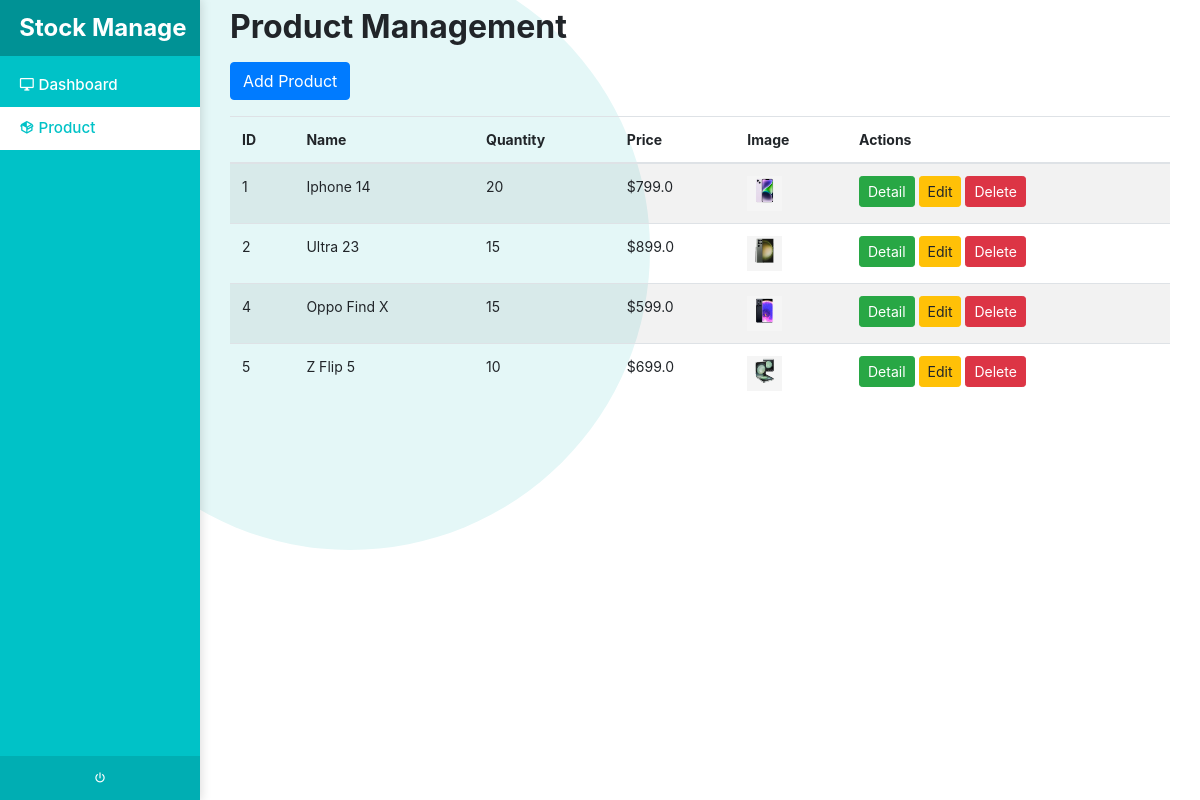
Page /products on the committed database.
### tables this page shows
CREATE TABLE "tblproduct" (
  "id" INTEGER NOT NULL PRIMARY KEY AUTOINCREMENT,
  "name" TEXT,
  "qty" INTEGER,
  "price" real,
  "desc" TEXT,
  "image" TEXT
);

### app.py (the view)
@app.route('/products')
def products():
    with sqlite3.connect('database.db') as conn:
        cursor = conn.cursor()
        cursor.execute("SELECT * FROM tblproduct")
        products = cursor.fetchall()
    return render_template('products.html', products=products)

### templates/products.html (shortened to what this page needs)
<!DOCTYPE html>
<html lang="en">
<head>
    {% include "CSS.html" %}
</head>
<body>
    <div class="container-fluid">
        <div class="row">
            <div class="col-md-2">
                <div class="col-md-2 sidebar">
                    <div class="brand">
                        <a href="#" class="brand-name">Stock Manage</a>
                    </div>
                    <div class="sidebar-sticky">
                        <ul class="nav flex-column">
                            <li class="nav-item">
                                <a href="/index" class="nav-link"><i class="mdi mdi-monitor"></i> Dashboard</a>
                            </li>
                            <li class="nav-item">
                                <a href="/products" class="nav-link active"><i class="mdi mdi-package-variant"></i> Product</a>
                            </li>
                        </ul>
                    </div>
                    <div class="nav-bottom">
                        <ul class="nav">
                            <li class="nav-item">
                                <a href="" class="nav-link" id="logout-button" data-toggle="modal" data-target="#logoutModal"><i class="mdi mdi-power"></i></a>
                            </li>
                        </ul>
                    </div>
                </div>
            </div>
            <main class="col-md-9 col-lg-10" role="main">
                <div class="container">
                    <div class="content-header mt-2 mb-3">
                        <h2 class="text-header">Product Management</h2>
                    </div>
                    <div class="table-responsive">
                        <table class="table table-striped table-hover">
                            <thead>
                                <button class="btn btn-primary mb-3" data-toggle="modal" data-target="#addProductModal">Add Product</button>
                                <tr>
                                    <th>ID</th>
                                    <th>Name</th>
                                    <th>Quantity</th>
                                    <th>Price</th>
                                    <th>Image</th>
                                    <th>Actions</th>
                                </tr>
                            </thead>
                            <tbody>
                                {% for product in products %}
                                <tr>
                                    <td>{{ product[0] }}</td>
                                    <td>{{ product[1] }}</td>
                                    <td>{{ product[2] }}</td>
                                    <td>${{ product[3] }}</td>
                                    <td>
                                        <div class="image-container">
                                            <img src="{{url_for('static', filename='img/' + product[5])}}" alt="Product Image" width="35" height="35">
                                        </div>
                                    </td>
                                    <td>
                                        <button class="btn btn-success btn-sm" data-toggle="modal" data-target="#detailProductModal{{ product[0] }}">Detail</button>
                                        <button class="btn btn-warning btn-sm" data-toggle="modal" data-target="#editProductModal{{ product[0] }}">Edit</button>
                                        <button class="btn btn-danger btn-sm" data-toggle="modal" data-target="#deleteProductModal{{ product[0] }}">Delete</button>
                                    </td>
                                </tr>
                                {% endfor %}
                            </tbody>
                        </table>
                    </div>
                </div>
            </main>
        </div>
    </div>
</body>
</html>

### templates/CSS.html
<link rel="stylesheet" type="text/css" href="{{url_for('static', filename='vendors/bootstrap/css/bootstrap-4.3.1/bootstrap.min.css')}}">
<link rel="stylesheet" type="text/css" href="{{url_for('static', filename='assets/css/simple-custom.css')}}">
<link rel="stylesheet" type="text/css" href="{{url_for('static', filename='vendors/icon/mdi/css/materialdesignicons.min.css')}}"><link rel="stylesheet" href="https://cdnjs.cloudflare.com/ajax/libs/font-awesome/5.15.4/css/all.min.css">
<link rel="stylesheet" href="https://cdnjs.cloudflare.com/ajax/libs/font-awesome/5.15.4/css/all.min.css">

### static/assets/css/simple-custom.css (style rules this page uses)
body { font-size: .875rem; }
body::before { content: ''; position: fixed; display: block; width: 600px; height: 600px; border-radius: 50%; background-color: #e4f7f7; margin: -50px 50px; z-index: -1; }
.sidebar { background-color: #00c2c7; position: fixed; top: 0; bottom: 0; left: 0; z-index: 100; padding: 0; box-shadow: 0px 0px 10px 1px rgba(0,0,0,.15); }
.sidebar-sticky { position: relative; top: 0; height: calc(100vh - 100px); padding-top: .5rem; overflow-x: hidden; overflow-y: auto; }
.sidebar .sidebar-sticky .nav-link { color: #fff; padding: 10px 0 10px 1.2rem; font-size: .95rem; font-weight: 500; transition: 1s; }
.sidebar .sidebar-sticky .nav-item .nav-link.active { color: #00c2c7; background-color: #fff; }
.brand { background-color: rgba(0,0,0,.25); padding: 10px 0 10px 1.2rem; }
.brand-name { color: #fff; font-weight: 700; font-size: 1.5rem; }
.text-header { font-weight: 700; }
.sidebar .nav-bottom { background-color: rgba(0,0,0,.1); padding: 0; }
.sidebar .nav-bottom .nav { padding: 3px 0; }
.sidebar .nav-bottom .nav-item { margin: 0 auto; }
.sidebar .nav-bottom .nav-link { color: #fff; }
.image-container { position: relative; display: inline-block; }

### rows in the picture
tblproduct: id "1", name "Iphone 14", qty "20", price "799.0", image (picture)
tblproduct: id "2", name "Ultra 23", qty "15", price "899.0", image (picture)
tblproduct: id "4", name "Oppo Find X", qty "15", price "599.0", image (picture)
tblproduct: id "5", name "Z Flip 5", qty "10", price "699.0", image (picture)
